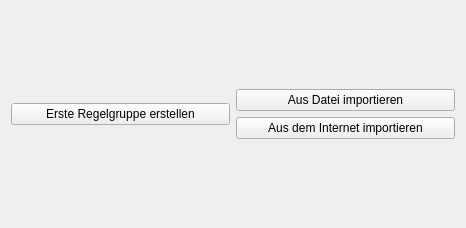
<?xml version="1.0" encoding="UTF-8"?>
<ui version="4.0">
    <class>FirstSetupWidget</class>
    <widget class="QWidget" name="FirstSetupWidget">
        <property name="geometry">
            <rect>
                <x>0</x>
                <y>0</y>
                <width>466</width>
                <height>228</height>
            </rect>
        </property>
        <property name="windowTitle">
            <string>Form</string>
        </property>
        <layout class="QGridLayout" name="gridLayout">
            <item row="0" column="0">
                <widget class="QPushButton" name="create_button">
                    <property name="text">
                        <string>Erste Regelgruppe erstellen</string>
                    </property>
                </widget>
            </item>
            <item row="0" column="1">
                <layout class="QVBoxLayout" name="verticalLayout">
                    <item>
                        <widget class="QPushButton" name="import_local_button">
                            <property name="text">
                                <string>Aus Datei importieren</string>
                            </property>
                        </widget>
                    </item>
                    <item>
                        <widget class="QPushButton" name="import_online_button">
                            <property name="text">
                                <string>Aus dem Internet importieren</string>
                            </property>
                        </widget>
                    </item>
                </layout>
            </item>
        </layout>
    </widget>
    <resources/>
    <connections/>
</ui>
